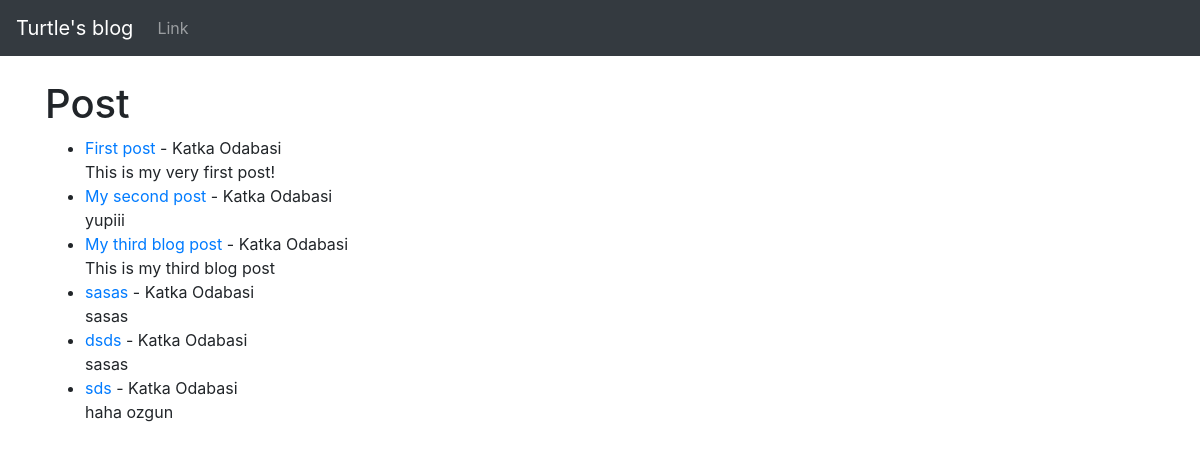
The page / on the database its author committed.
### theblog/models.py (models this page shows, shortened)
class Post(models.Model):
    title = models.CharField(max_length=255)
    title_tag = models.CharField(max_length=255)
    author = models.ForeignKey(User, on_delete=models.CASCADE)
    body = models.TextField()

### theblog/views.py (the view)
# urls.py: path('', HomeView.as_view(), name="home"),
class HomeView(ListView):
    model = Post
    template_name = 'home.html'

### theblog/templates/home.html
{% extends 'base.html' %}
{% block content %}
<h1>Post</h1>
<ul>
{% for post in object_list %}
    <li><a href="{% url 'article-detail' post.pk %}">{{ post.title }}</a>
     - {{ post.author.first_name }}
    {{ post.author.last_name }}<br/>
    {{post.body}}</li>
{% endfor%}
</ul>
{% endblock %}

### theblog/templates/base.html (shortened to what this page needs)
<!doctype html>
<html lang="en">
  <head>
    <link rel="stylesheet" href="https://cdn.jsdelivr.net/npm/bootstrap@4.5.3/dist/css/bootstrap.min.css">
  </head>
  <body>
    <nav class="navbar navbar-expand-lg navbar-dark bg-dark">
  <a class="navbar-brand" href="{% url 'home' %}">Turtle's blog</a>
  <div class="collapse navbar-collapse" id="navbarSupportedContent">
    <ul class="navbar-nav mr-auto">
      <li class="nav-item">
        <a class="nav-link" href="#">Link</a>
      </li>
    </ul>
  </div>
</nav>
    <div class="container">
    {% block content %}
    {% endblock %}
    </div>
  </body>
</html>

### rows shown on the page
Post: title "First post", author.first_name "Katka", author.last_name "Odabasi", body "This is my very first post!"
Post: title "My second post", author.first_name "Katka", author.last_name "Odabasi", body "yupiii"
Post: title "My third blog post", author.first_name "Katka", author.last_name "Odabasi", body "This is my third blog post"
Post: title "sasas", author.first_name "Katka", author.last_name "Odabasi", body "sasas"
Post: title "dsds", author.first_name "Katka", author.last_name "Odabasi", body "sasas"
Post: title "sds", author.first_name "Katka", author.last_name "Odabasi", body "haha ozgun"
